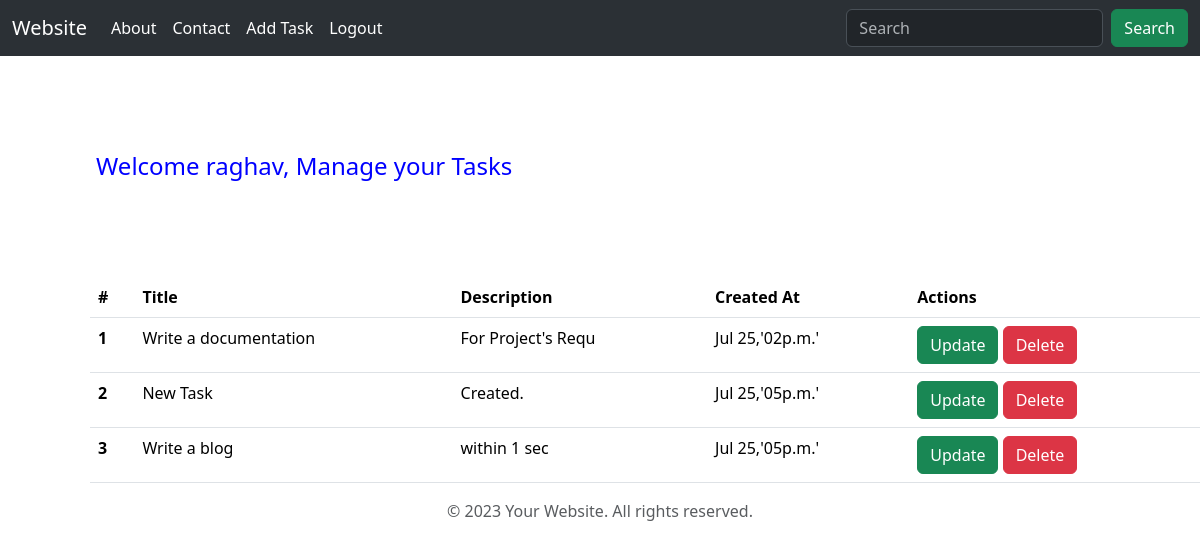
The page / (signed in) on the database its author committed.
### module1/models.py (models this page shows, shortened)
class User(models.Model):
    name = models.CharField(max_length=80)
    email = models.EmailField(null=False, unique=True)
    gender = models.CharField(max_length=10)
    age = models.IntegerField()
    password = models.CharField(max_length=100)

class Task(models.Model):
    title = models.CharField(max_length=80)
    description = models.TextField()
    created_at = models.DateTimeField(auto_now=True)

### module1/views.py (the view)
# urls.py: path('',views.home , name="home"),
def home(request):
    if 'user_id' not in request.session:
        return redirect('login')
    user = User.objects.get(id=request.session['user_id'])
    tasks = Task.objects.all()
    return render(request,'home.html', {'tasks': tasks, 'user':user} )

### templates/home.html (shortened to what this page needs)
{% extends 'base.html' %}
{% load static %}
{% block content %}
    <h4 class="heading p-5 m-5">Welcome {{ user.name | lower }}, Manage your Tasks </h4>
<div class="container">
  <table class="table mx-5">
    <thead>
      <tr>
        <th scope="col">#</th>
        <th scope="col">Title</th>
        <th scope="col">Description</th>
        <th scope="col">Created At</th>
        <th scope="col">Actions</th>
      </tr>
    </thead>
    <tbody>
    {% for task in tasks %}
      <tr>
        <th scope="row">{{ forloop.counter }}</th>
        <td> {{ task.title }} </td>
        <td>{{ task.description | slice:":19"}}</td>
        <td>{{ task.created_at | date:"M y,'ha'" }}</td>
        <td>
          <a href ="{% url 'update_task' task.id %}" class=" btn btn-success" >Update </a>
          <a href ="{% url 'delete_task' task.id %}" class="btn btn-danger" >Delete </a>
        </td>
      </tr>
    {% endfor %}
    </tbody>
  </table>
</div>
{% endblock %}

### static/css/style.css (style rules this page uses)
.heading { color: blue; }

### rows shown on the page
User: name "raghav"
Task: title "Write a documentation", description "For Project's Requ", created_at "Jul 25,'02p.m.'"
Task: title "New Task", description "Created.", created_at "Jul 25,'05p.m.'"
Task: title "Write a blog", description "within 1 sec", created_at "Jul 25,'05p.m.'"
